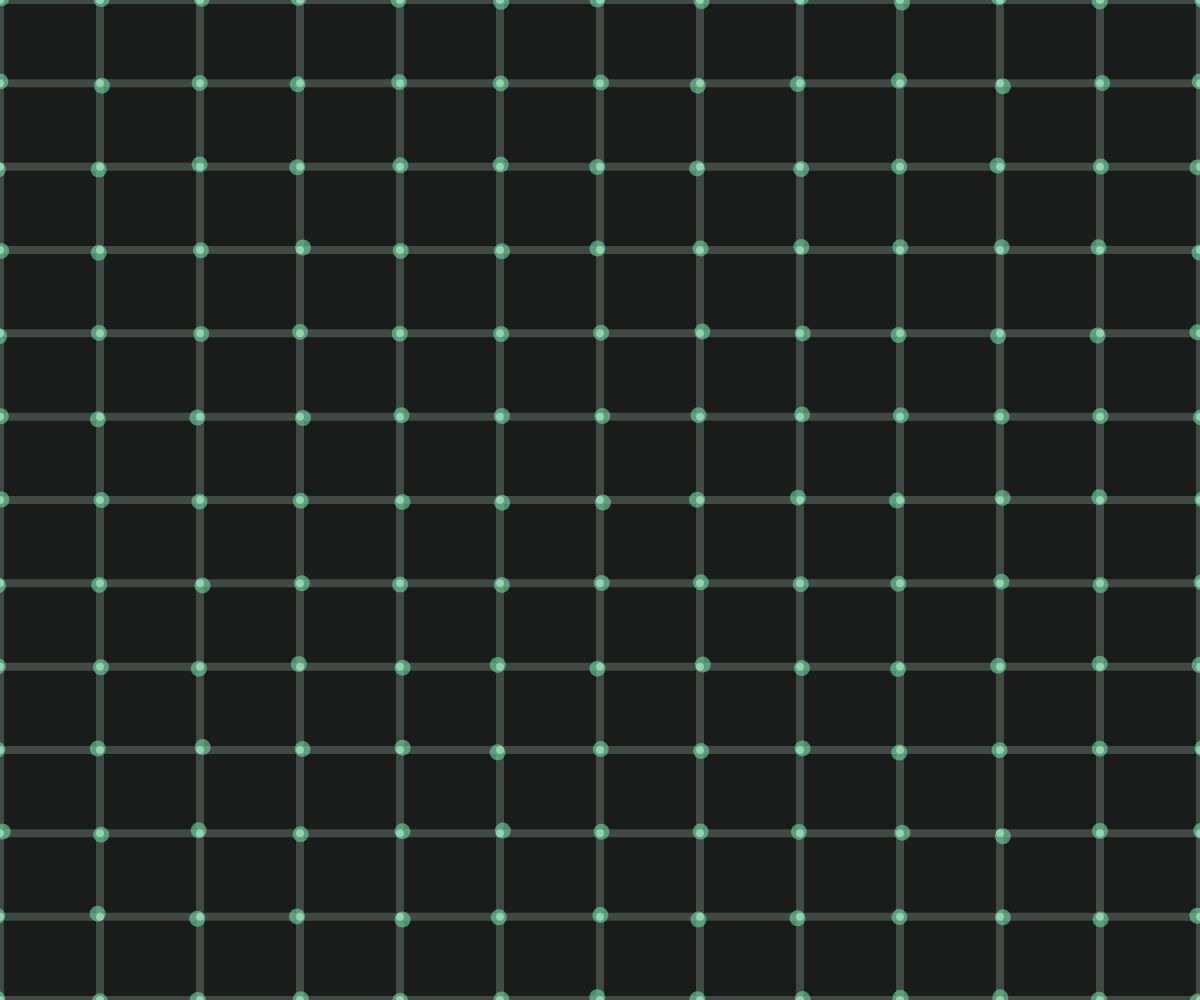
Frame 1 (no input)
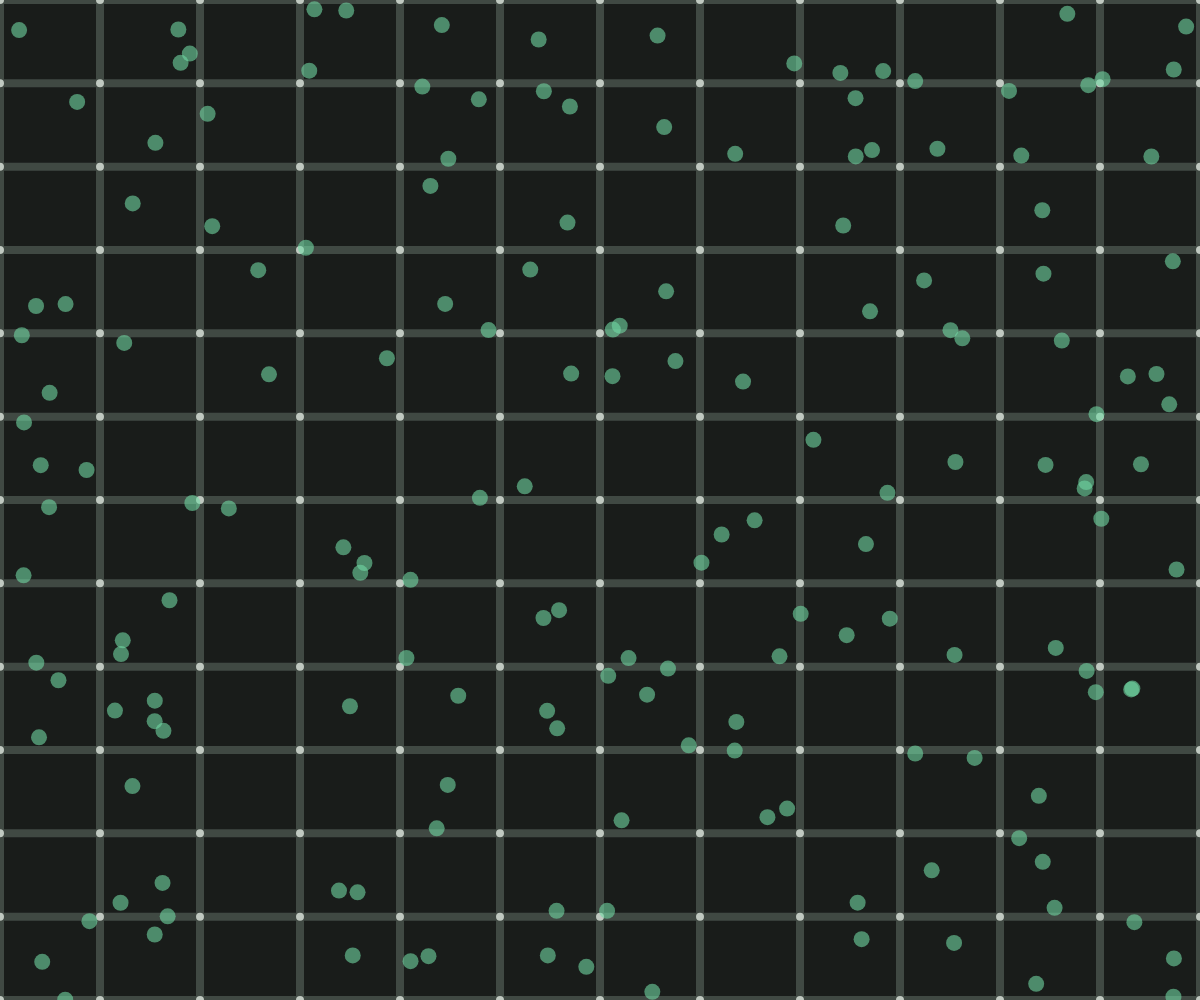
Frame 60 (no input)
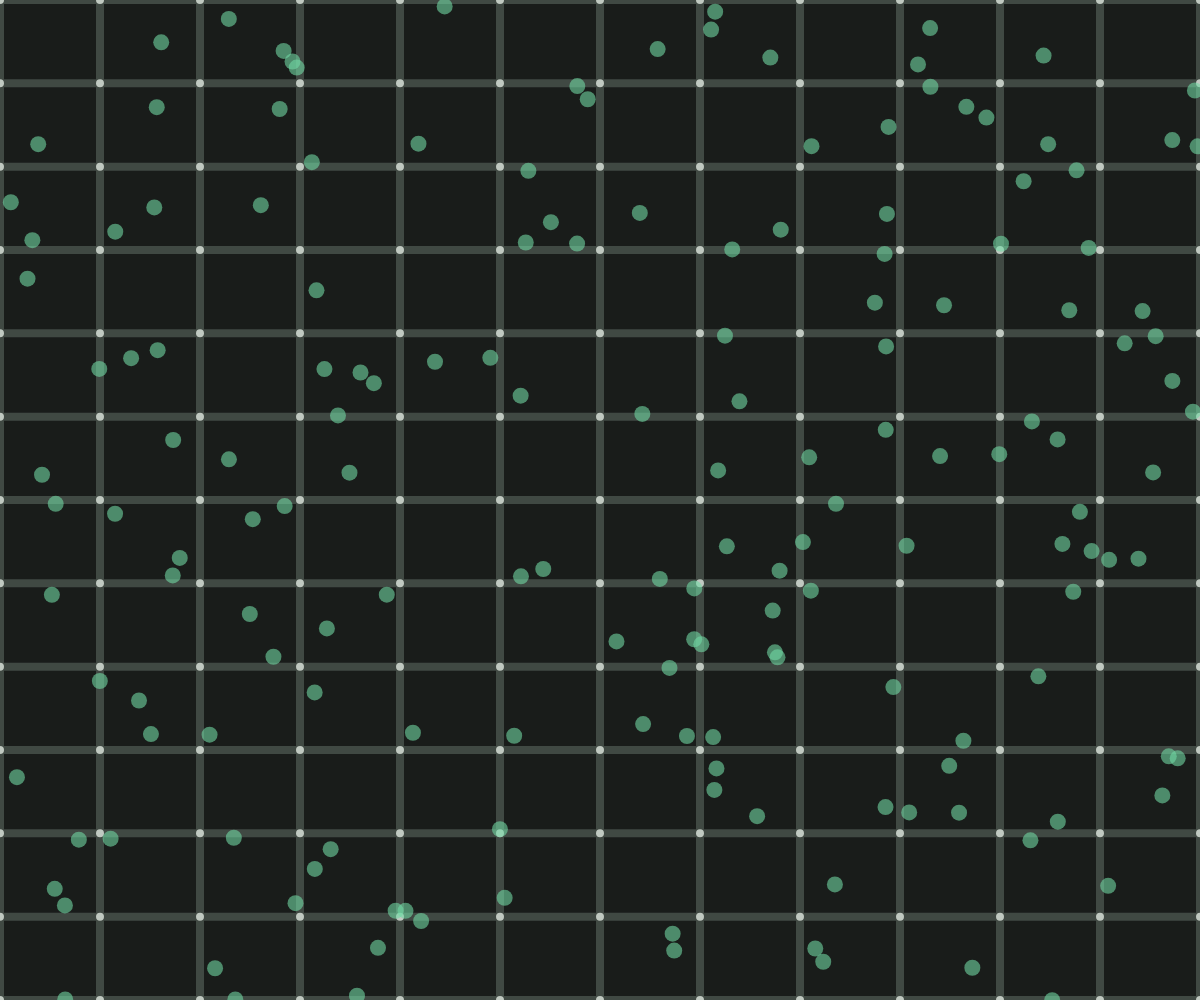
Frame 120 (the mouse pressed at the canvas centre since frame 60)

The p5.js sketch that drew these frames (run headless with seeded random() and noise() and a simulated clock; from frame 60 on, the mouse is pressed at the canvas centre):

// p5.js sketch
// ── sketch.js
// -- DEPENDENCIES
//
// --

// -- SHARED VARIABLES
let grid;
let numCols = 12;
let numRows = 12;
// --

// -- SETUP CANVAS
function setup() {
	// - section: project settings
	createCanvas(windowWidth, windowHeight);
	angleMode(DEGREES);
	frameRate(30);
	// noLoop();

	// - section: project styles
	// background("#191C1A"); // background (dark)
	// background(25, 28, 26, 255); // background (dark) transparency

	// - section: init grid
	grid = new Grid(numCols, numRows, windowWidth, windowHeight);
	grid.initGrid();
} // --

// -- DRAW CANVAS
function draw() {
	// - section: style canvas
	// background("#191C1A"); // background (dark)
	background(25, 28, 26, 255); // background (dark) transparent

	// - section: control variables
	//

	// - section: draw
	grid.drawGridLines();
	grid.drawPoints();
	grid.drawAgents("bounce");
	//
} // --

// -- CLASS: GRID
class Grid {
	// - method: class constructor
	constructor(cols, rows, width, height) {
		// - section: inherit canvas size
		this.width = width;
		this.height = height;
		// - section: define grid structure
		this.cols = cols;
		this.rows = rows;
		// - section: define sizes
		this.numPoints = (this.rows + 1) * (this.cols + 1);
		this.cw = this.width / this.cols;
		this.ch = this.height / this.rows;
		// - section: define matrix
		this.matrix = Array(this.rows + 1);
		this.matrixLines = [];
		for (let r = 0; r < this.rows + 1; r++) {
			this.matrix[r] = Array(this.cols + 1);
		}
		// - section: define agents
		this.vLines = Array(this.cols + 1);
		this.hLines = Array(this.rows + 1);
		this.points = Array(this.numPoints); // grid points
		this.agents = Array(this.numPoints); // agents
	}
	// - method: init matrix grid
	initGrid(OPTION) {
		let x, y;
		let i = 0;
		for (let r = 0; r < this.hLines.length; r++) {
			y = r * this.ch;
			for (let c = 0; c < this.vLines.length; c++) {
				x = c * this.cw;
				this.matrix[r][c] = new Point(x, y);
				this.points[i] = this.matrix[r][c];
				switch (OPTION) {
					case "random":
						break;
					default:
						this.agents[i] = new Agent(
							createVector(this.points[i].x, this.points[i].y),
						);
						break;
				}
				i++;
			}
		}

		// - section: create vertical lines
		for (let v = 0; v < this.vLines.length; v++) {
			this.vLines[v] = new LineAgent(
				createVector(v * this.cw, 0),
				createVector(v * this.cw, this.height),
			);
		}

		// - section: create horizontal lines
		for (let h = 0; h < this.hLines.length; h++) {
			this.hLines[h] = new LineAgent(
				createVector(0, h * this.ch),
				createVector(this.width, h * this.ch),
			);
		}
	}
	// - method: draw grid lines
	drawGridLines() {
		// - section: draw vertical lines
		for (let i = 0; i < this.vLines.length; i++) {
			this.vLines[i].draw();
		}

		// - section: draw horizontal lines
		for (let j = 0; j < this.hLines.length; j++) {
			this.hLines[j].draw();
		}
	}
	// - method: draw grid points
	drawPoints() {
		this.points.forEach((point) => {
			point.draw();
		});
	}
	// - method: draw agents
	drawAgents(OPTION) {
		this.agents.forEach((agent) => {
			// section: reset strategy
			switch (OPTION) {
				case "bounce": // bounce at edges
					if (agent.position.x < 0 || agent.position.x > this.width) {
						agent.bounceX();
					}
					if (agent.position.y < 0 || agent.position.y > this.height) {
						agent.bounceY();
					}
					break;
				case "reset": // reset
					if (
						agent.position.x < 0 ||
						agent.position.x > this.width ||
						agent.position.y < 0 ||
						agent.position.y > this.height
					) {
						agent.reset();
					}
					break;
				case "reset-invert": // reset + invert movement
					if (agent.position.x < 0 || agent.position.x > this.width) {
						agent.reset();
						agent.bounceX();
					}
					if (agent.position.y < 0 || agent.position.y > this.height) {
						agent.reset();
						agent.bounceY();
					}
					break;
				default: // destroy
					// if (agent.position.x < 0 || agent.position.x > this.width) {
					// 	grid.destroyAgent(agent);
					// }
					// if (agent.position.y < 0 || agent.position.y > this.height) {
					// 	grid.destroyAgent(agent);
					// }

					break;
			}
			agent.update();
			agent.draw();
		});
	}
} // --

// -- CLASS: POINT
class Point {
	// - method: class constructor
	constructor(x, y) {
		this.x = x;
		this.y = y;
	}
	// - method: draw point
	draw() {
		noFill();
		stroke("#C0C9C1"); // on background (dark)
		strokeWeight(8);

		point(this.x, this.y);
	}
} // --

// -- CLASS: AGENT
class Agent {
	// - method: class constructor
	constructor(vector) {
		this.origin = vector;
		this.position = createVector(vector.x, vector.y);
		this.velocity = createVector(random(-3, 3), random(-3, 3));
		this.acceleration = createVector(0, 0);
		this.diameter = 16;
	}
	// - method: draw agent
	draw() {
		// fill("#72DAA5"); // primary (dark)
		fill(114, 218, 165, 150); // primary (dark) + transparency
		noStroke();

		ellipse(this.position.x, this.position.y, this.diameter, this.diameter);
	}

	// - method: update agent
	update() {
		this.velocity.add(this.acceleration);
		this.position.add(this.velocity);
		this.acceleration.mult(0); // clear acceleration
	}

	// - method: reset agent at point origin
	reset() {
		this.position = createVector(this.origin.x, this.origin.y);
	}

	// - method: x bounce
	bounceX() {
		this.velocity.x *= -1;
	}
	// - method: y bounce
	bounceY() {
		this.velocity.y *= -1;
	}
}
// --

// -- CLASS: LINE AGENT
class LineAgent {
	constructor(origin, target) {
		this.origin = origin;
		this.target = target;
	}

	// - method: init matrix grid
	draw() {
		noFill();
		stroke("#404943"); // surface-variant (dark)
		strokeWeight(8);

		line(this.origin.x, this.origin.y, this.target.x, this.target.y);
	}
} // --

// -- FUNCTION: keyPressed
// i: toggle fullscreen
function keyPressed(e) {
	console.log("key pressed...", e);
	switch (e.key) {
		case "f":
			let fs = fullscreen();
			fullscreen(!fs);
			break;
		default:
			break;
	}
} // --
// -- EOSKETCH
